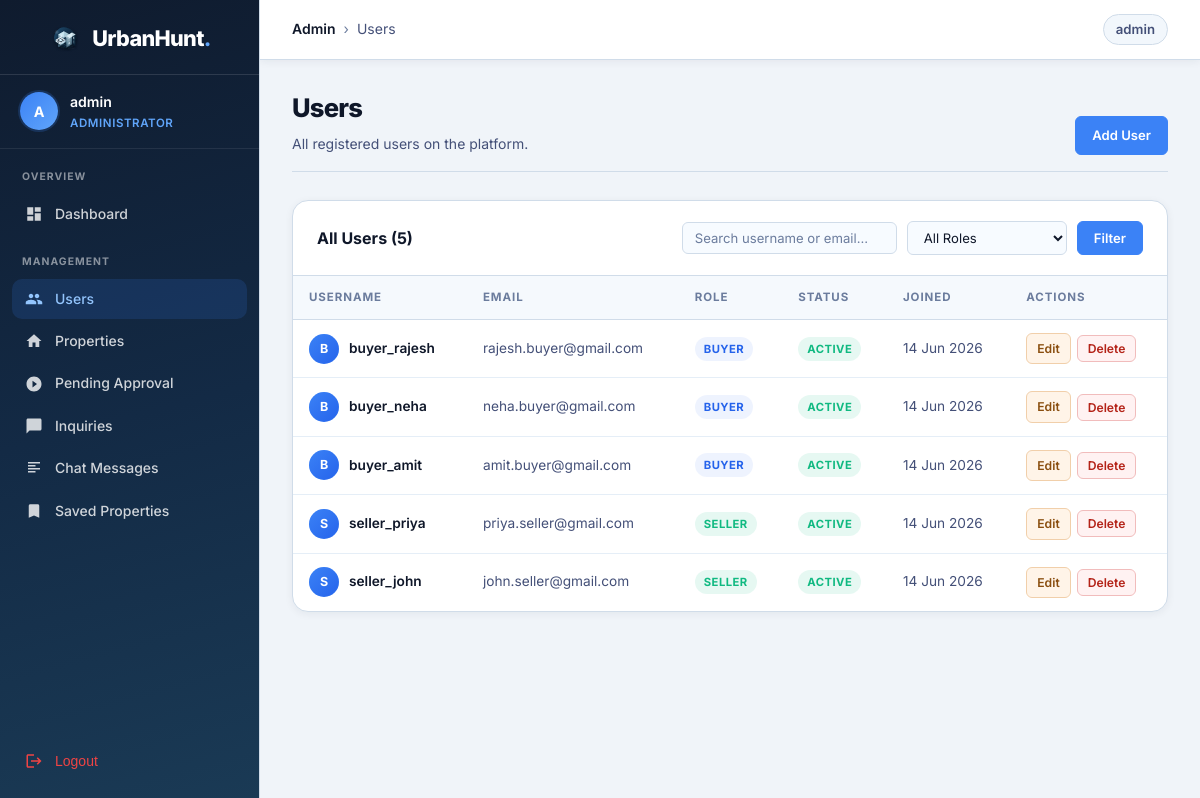
Screenshot of /panel/users/ (signed in) with the database file from the repository.
### core/models.py (models this page shows, shortened)
class User(AbstractUser):
	class Role(models.TextChoices):
		BUYER = "buyer", "Buyer"
		SELLER = "seller", "Seller"
		ADMIN = "admin", "Admin"
	role = models.CharField(max_length=10, choices=Role.choices, default=Role.BUYER)
	mobile_no = models.CharField(
		max_length=15,
		blank=True,
		validators=[RegexValidator(regex=r"^\+?[0-9]{10,15}$", message="Enter a valid mobile number.")],
	)

### core/views.py (the view)
# urls.py: path("panel/users/", views.admin_users, name="admin_users"),
@login_required
def admin_users(request):
	guard = _require_admin(request)
	if guard:
		return guard
	qs = User.objects.filter(role__in=[User.Role.BUYER, User.Role.SELLER]).order_by("-date_joined")
	q = request.GET.get("q", "").strip()
	role = request.GET.get("role", "").strip()
	if q:
		qs = qs.filter(Q(username__icontains=q) | Q(email__icontains=q))
	if role in {User.Role.BUYER, User.Role.SELLER}:
		qs = qs.filter(role=role)
	return render(request, "admin_panel/users.html", {
		"page_obj": _paginate(qs, request),
		"admin_stats": _admin_stats(),
	})

### core/context_processors.py (called while the page is built, shortened)
def chat_notifications(request):
	user = request.user
	if not user.is_authenticated or user.is_superuser or user.role == User.Role.ADMIN:
		return {"chat_notifications": {"unread_count": 0, "items": []}}

### core/views.py (called while the page is built)
def _require_admin(request):
	if not request.user.is_authenticated:
		return redirect(f"/login/?next={request.path}")
	if not (request.user.is_superuser or request.user.role == User.Role.ADMIN):
		return redirect("core:home")
	return None

def _paginate(qs, request, per_page=25):
	paginator = Paginator(qs, per_page)
	page_number = request.GET.get("page", 1)
	return paginator.get_page(page_number)

def _admin_stats():
	return {
		"total_users": User.objects.count(),
		"buyers": User.objects.filter(role=User.Role.BUYER).count(),
		"sellers": User.objects.filter(role=User.Role.SELLER).count(),
		"verified_properties": Property.objects.filter(is_verified=True).count(),
		"pending_properties": Property.objects.filter(is_verified=False).count(),
		"total_inquiries": InquiryChat.objects.count(),
		"total_messages": ChatMessage.objects.count(),
		"saved_properties": SavedProperty.objects.filter(buyer__role=User.Role.BUYER).count(),
	}

### core/templates/admin_panel/users.html (shortened to what this page needs)
{% extends "admin_panel/base.html" %}
{% block breadcrumb %}<span class="breadcrumb-sep">›</span><span>Users</span>{% endblock %}
{% block content %}
<div class="page-header">
  <div>
    <h1 class="page-title">Users</h1>
    <p class="page-subtitle">All registered users on the platform.</p>
  </div>
  <a href="{% url 'core:admin_user_create' %}" class="btn btn--primary" id="add-user-btn">Add User</a>
</div>
<div class="table-card">
  <div class="table-card-header">
    <span class="table-card-title">All Users ({{ page_obj.paginator.count }})</span>
    <form class="table-filter-form" method="get">
      <input class="filter-input" type="text" name="q" value="{{ request.GET.q|default:'' }}" placeholder="Search username or email…" id="user-search-input" />
      <select class="filter-input" name="role" id="user-role-filter">
        <option value="">All Roles</option>
      </select>
      <button type="submit" class="btn btn--primary" id="user-filter-btn">Filter</button>
    </form>
  </div>
  <div class="table-wrapper">
    <table class="admin-table">
      <thead>
        <tr>
          <th>Username</th>
          <th>Email</th>
          <th>Role</th>
          <th>Status</th>
          <th>Joined</th>
          <th>Actions</th>
        </tr>
      </thead>
      <tbody>
        {% for u in page_obj %}
        <tr id="row-user-{{ u.id }}">
          <td>
            <div class="user-chip">
              <span class="user-chip__avatar">{{ u.username|slice:":1"|upper }}</span>
              <strong>{{ u.username }}</strong>
            </div>
          </td>
          <td>{{ u.email|default:"—" }}</td>
          <td>
            <span class="badge {% if u.role == 'buyer' %}badge--blue{% elif u.role == 'seller' %}badge--green{% else %}badge--warn{% endif %}">
              {{ u.get_role_display }}
            </span>
          </td>
          <td>
            {% if u.is_active %}
              <span class="badge badge--green">Active</span>
            {% else %}
              <span class="badge badge--red">Inactive</span>
            {% endif %}
          </td>
          <td>{{ u.date_joined|date:"d M Y" }}</td>
          <td>
            <div class="table-actions">
              <a href="{% url 'core:admin_user_edit' u.id %}" class="btn btn--edit btn--sm" id="edit-user-{{ u.id }}">Edit</a>
              <button type="button" class="btn btn--delete btn--sm admin-delete-btn" data-url="{% url 'core:admin_user_delete' u.id %}" data-row="row-user-{{ u.id }}">Delete</button>
            </div>
          </td>
        </tr>
        {% empty %}
        <tr><td colspan="6" class="table-empty">No users found.</td></tr>
        {% endfor %}
      </tbody>
    </table>
  </div>
</div>
{% endblock %}

### core/templates/admin_panel/base.html (shortened to what this page needs)
{% load static %}
<!DOCTYPE html>
<html lang="en">
<head>
  {% load static %}
  <link rel="stylesheet" href="{% static 'core/css/admin_panel.css' %}" />
</head>
<body>
<aside class="admin-sidebar" id="adminSidebar">
  <div class="sidebar-header">
    <a href="{% url 'core:admin_dashboard' %}" class="sidebar-brand">
      <img src="{% static 'core/images/home-hero-premium.svg' %}" alt="UrbanHunt logo" class="sidebar-brand-logo" />
      <span class="brand-text">UrbanHunt<span class="brand-dot">.</span></span>
    </a>
  </div>
  <div class="sidebar-admin-info">
    <div class="admin-avatar">{{ request.user.username|first|upper }}</div>
    <div class="admin-details">
      <span class="admin-name">{{ request.user.username }}</span>
      <span class="admin-role">Administrator</span>
    </div>
  </div>
  <nav class="sidebar-nav" aria-label="Admin Navigation">
    <div class="nav-section-label">Overview</div>
    <a href="{% url 'core:admin_dashboard' %}" class="sidebar-link {% if request.resolver_match.url_name == 'admin_dashboard' %}active{% endif %}">
      <span class="nav-icon">
        <svg viewBox="0 0 24 24"><path d="M3 13h8V3H3v10zm0 8h8v-6H3v6zm10 0h8V11h-8v10zm0-18v6h8V3h-8z"/></svg>
      </span>
      <span class="nav-label">Dashboard</span>
    </a>
    <div class="nav-section-label">Management</div>
    <a href="{% url 'core:admin_users' %}" class="sidebar-link {% if 'admin_users' in request.resolver_match.url_name %}active{% endif %}">
      <span class="nav-icon">
      </span>
      <span class="nav-label">Users</span>
    </a>
    <a href="{% url 'core:admin_properties' %}" class="sidebar-link {% if 'admin_property' in request.resolver_match.url_name or request.resolver_match.url_name == 'admin_properties' %}active{% endif %}">
      <span class="nav-icon">
        <svg viewBox="0 0 24 24"><path d="M10 20v-6h4v6h5v-8h3L12 3 2 12h3v8z"/></svg>
      </span>
      <span class="nav-label">Properties</span>
    </a>
    <a href="{% url 'core:admin_properties_pending' %}" class="sidebar-link sidebar-link--sub {% if request.resolver_match.url_name == 'admin_properties_pending' %}active{% endif %}">
      <span class="nav-icon">
        <svg viewBox="0 0 24 24"><path d="M12 2C6.48 2 2 6.48 2 12s4.48 10 10 10 10-4.48 10-10S17.52 2 12 2zm-2 14.5v-9l6 4.5-6 4.5z"/></svg>
      </span>
      <span class="nav-label">Pending Approval</span>
    </a>
    <a href="{% url 'core:admin_inquiries' %}" class="sidebar-link {% if request.resolver_match.url_name == 'admin_inquiries' %}active{% endif %}">
      <span class="nav-icon">
        <svg viewBox="0 0 24 24"><path d="M20 2H4c-1.1 0-2 .9-2 2v18l4-4h14c1.1 0 2-.9 2-2V4c0-1.1-.9-2-2-2z"/></svg>
      </span>
      <span class="nav-label">Inquiries</span>
    </a>
    <a href="{% url 'core:admin_messages' %}" class="sidebar-link {% if request.resolver_match.url_name == 'admin_messages' %}active{% endif %}">
      <span class="nav-icon">
        <svg viewBox="0 0 24 24"><path d="M4 4h16v2H4zm0 4h10v2H4zm0 4h16v2H4zm0 4h10v2H4z"/></svg>
      </span>
      <span class="nav-label">Chat Messages</span>
    </a>
    <a href="{% url 'core:admin_saved_properties' %}" class="sidebar-link {% if request.resolver_match.url_name == 'admin_saved_properties' %}active{% endif %}">
      <span class="nav-icon">
        <svg viewBox="0 0 24 24"><path d="M17 3H7c-1.1 0-1.99.9-1.99 2L5 21l7-3 7 3V5c0-1.1-.9-2-2-2z"/></svg>
      </span>
      <span class="nav-label">Saved Properties</span>
    </a>
    <form method="post" action="{% url 'core:logout' %}" class="sidebar-logout-form">
      <button type="submit" class="sidebar-link sidebar-link--logout">
        <span class="nav-icon">
          <svg viewBox="0 0 24 24"><path d="M17 7l-1.41 1.41L18.17 11H8v2h10.17l-2.58 2.58L17 17l5-5zM4 5h8V3H4c-1.1 0-2 .9-2 2v14c0 1.1.9 2 2 2h8v-2H4V5z"/></svg>
        </span>
        <span class="nav-label">Logout</span>
      </button>
    </form>
  </nav>
</aside>
<div class="admin-main" id="adminMain">
  <header class="admin-topbar">
    <div class="topbar-breadcrumb">
      <span class="breadcrumb-home">Admin</span>
      {% block breadcrumb %}<span class="breadcrumb-sep">&gt;</span><span>Dashboard</span>{% endblock %}
    </div>
    <div class="topbar-right">
      <span class="topbar-user">{{ request.user.username }}</span>
    </div>
  </header>
  <main class="admin-content">
    {% block content %}{% endblock %}
  </main>
</div>
</body>
</html>

### rows the page displays
User: user.username|first "A", user.username "admin"
User: username "B", username "buyer_rajesh", email "rajesh.buyer@gmail.com", role "BUYER", is_active "ACTIVE", date_joined "14 Jun 2026"
User: username "B", username "buyer_neha", email "neha.buyer@gmail.com", role "BUYER", is_active "ACTIVE", date_joined "14 Jun 2026"
User: username "B", username "buyer_amit", email "amit.buyer@gmail.com", role "BUYER", is_active "ACTIVE", date_joined "14 Jun 2026"
User: username "S", username "seller_priya", email "priya.seller@gmail.com", role "SELLER", is_active "ACTIVE", date_joined "14 Jun 2026"
User: username "S", username "seller_john", email "john.seller@gmail.com", role "SELLER", is_active "ACTIVE", date_joined "14 Jun 2026"

### other values shown
{{ page_obj.paginator.count }} "5"
